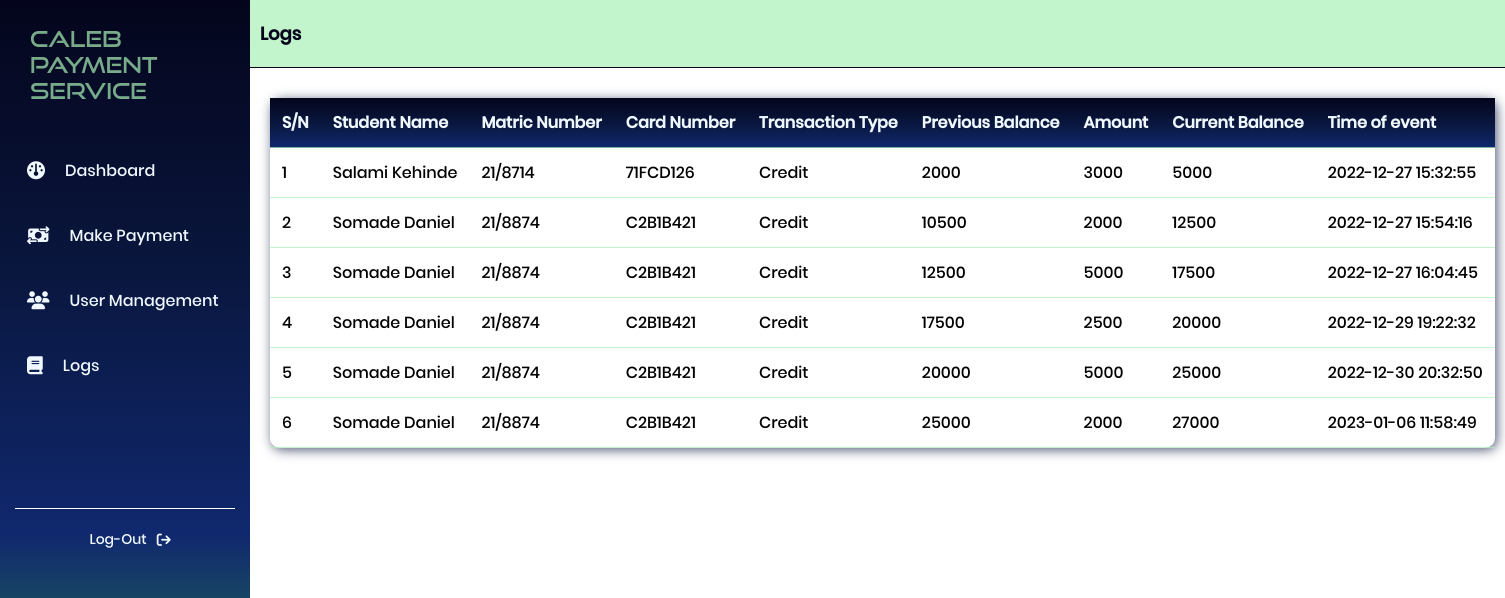
Screenshot of /Frontend/logs.php (signed in) with the database file from the repository.
### tables this page shows
CREATE TABLE `logs` (
  `log_id` int(11) NOT NULL,
  `card_number` varchar(15) NOT NULL,
  `transaction_type` int(2) NOT NULL,
  `amount` int(11) NOT NULL,
  `previous_balance` int(11) NOT NULL,
  `balance` int(11) NOT NULL,
  `time` timestamp NOT NULL DEFAULT current_timestamp() ON UPDATE current_timestamp()
);

CREATE TABLE `students_data` (
  `student_id` int(11) NOT NULL,
  `matric_number` varchar(8) NOT NULL,
  `name` varchar(50) NOT NULL,
  `card_number` varchar(20) NOT NULL,
  `balance` int(5) NOT NULL,
  `password` varchar(200) NOT NULL,
  `date_created` timestamp NOT NULL DEFAULT current_timestamp() ON UPDATE current_timestamp()
);

### Frontend/logs.php (the view, shortened to what this page needs)
<?php
if(isset($_SESSION['username'])){
?>
<!DOCTYPE html>
<html lang="en">
<head>
    <link rel="stylesheet" href="./styles/logs.css" />
</head>
<body>
    <div class="header">
        <div class="side-nav">
            <a href="#" class="logo">Caleb Payment Service</a>
            <ul class="nav-links">
                <li>
                    <a href="dashboard.php"><i class="fa-solid fa-gauge"></i>
                        <p>Dashboard</p>
                    </a>
                </li>
                <li>
                    <a href="funduser.php"><i class="fa-solid fa-money-bill-transfer"></i>
                        <p>Make Payment</p>
                    </a>
                </li>
                <li>
                    <a href="users.php"><i class="fa-solid fa-users"></i>
                        <p>User Management</p>
                    </a>
                </li>
                <li>
                    <a href="logs.php"><i class="fa-solid fa-book"></i>
                        <p>Logs</p>
                    </a>
                </li>
                <div class="logout">
                    <a href="../backend/process_logout.php">
                        <p>Log-Out</p>
                        <i class="fa-solid fa-arrow-right-from-bracket"></i>
                    </a>
                </div>
            </ul>
        </div>
        <div class="main">
            <div class="head">
                <h1>Logs</h1>
            </div>
            <div class="logtable">
                <table>
                    <tr id="header">
                        <th>S/N</th>
                        <th>Student Name</th>
                        <th>Matric Number</th>
                        <th>Card Number</th>
                        <th>Transaction Type</th>
                        <th>Previous Balance</th>
                        <th>Amount</th>
                        <th>Current Balance</th>
                        <th>Time of event</th>
                    </tr>
                    <?php
					include "../backend/db_conn.php";
					$fetch_logs = mysqli_query($conn, "SELECT t1.log_id, t1.card_number, t2.name, t2.matric_number, t1.transaction_type, t1.amount, t1.previous_balance, t1.balance, t1.time FROM `logs`as t1 LEFT JOIN students_data as t2 on t1.card_number = t2.card_number;");
					$sn = 1;
					while($res = mysqli_fetch_assoc($fetch_logs)){
					?>
                    <tr>
                        <td><?php echo $sn; ?></td>
                        <td><?php echo $res['name']; ?></td>
                        <td><?php echo $res['matric_number']; ?></td>
                        <td><?php echo $res['card_number']; ?></td>
                        <td><?php echo ($res['transaction_type'] == '0') ? "Credit" : "Debit" ; ?></td>
                        <td><?php echo $res['previous_balance']; ?></td>
                        <td><?php echo $res['amount']; ?></td>
                        <td><?php echo $res['balance']; ?></td>
                        <td><?php echo $res['time']; ?></td>
                    </tr>
                    <?php $sn ++; } ?>
                </table>
            </div>
        </div>
    </div>
</body>
</html>
<?php
}else{
	header("location: ./index.php");
}
?>

### Frontend/styles/logs.css (style rules this page uses)
* { margin: 0; padding: 0; box-sizing: border-box; font-family: "poppins", sans-serif; }
body { overflow-x: hidden; }
.header { width: 100%; height: 100vh; display: flex; position: relative; }
.logo { display: block; font-family: "goodtimes"; text-decoration: none; font-size: 22px; color: rgba(168, 241, 182, 0.7); margin-top: 0; padding-top: 5px; }
a { display: flex; align-items: center; text-decoration: none; color: aliceblue; padding: 20px 15px; }
.side-nav { width: 250px; height: 100%; background: linear-gradient(to top, #2c9c41, #10286e, #09163d, #04051c); position: fixed; top: 0; left: 0; padding: 20px 15px; }
.nav-links { padding-top: 15px; list-style: none; position: relative; }
.nav-links li { padding: 10px 0; }
.nav-links li a { display: flex; align-items: center; color: aliceblue; padding: 10px 12px; }
.nav-links li a i { font-size: 18px; margin-right: 20px; }
.logout { display: flex; justify-content: center; align-items: center; margin-top: 50%; border-top: 1px solid #fff; }
.logout a { font-size: 14px; }
.logout a p { padding: 0 10px; }
.main { width: 100%; margin-left: 220px; }
.main .head { padding: 20px 15px; background: rgba(168, 241, 182, 0.7); color: #04051c; border-bottom: 1px solid #04051c; }
.main .head h1 { padding-left: 25px; }
.head h1 { font-size: 18px; }
.logtable { padding: 30px 50px; }
table { border-collapse: collapse; white-space: nowrap; width: 100%; height: auto; box-shadow: 2px 2px 12px rgba(9, 22, 61, 0.7); border-radius: 10px; }
tr { transform: all 0.4s ease-in; }
th, td { padding: 12px; text-align: left; border-bottom: 1px solid rgba(168, 241, 182, 0.7); }
#header { background: linear-gradient(to top, #10286e, #09163d, #04051c); color: aliceblue; }

### rows the page displays
logs: students_data.name "Salami Kehinde", students_data.matric_number "21/8714", card_number "71FCD126", transaction_type "Credit", previous_balance "2000", amount "3000", balance "5000", time "2022-12-27 15:32:55"
logs: students_data.name "Somade Daniel", students_data.matric_number "21/8874", card_number "C2B1B421", transaction_type "Credit", previous_balance "10500", amount "2000", balance "12500", time "2022-12-27 15:54:16"
logs: students_data.name "Somade Daniel", students_data.matric_number "21/8874", card_number "C2B1B421", transaction_type "Credit", previous_balance "12500", amount "5000", balance "17500", time "2022-12-27 16:04:45"
logs: students_data.name "Somade Daniel", students_data.matric_number "21/8874", card_number "C2B1B421", transaction_type "Credit", previous_balance "17500", amount "2500", balance "20000", time "2022-12-29 19:22:32"
logs: students_data.name "Somade Daniel", students_data.matric_number "21/8874", card_number "C2B1B421", transaction_type "Credit", previous_balance "20000", amount "5000", balance "25000", time "2022-12-30 20:32:50"
logs: students_data.name "Somade Daniel", students_data.matric_number "21/8874", card_number "C2B1B421", transaction_type "Credit", previous_balance "25000", amount "2000", balance "27000", time "2023-01-06 11:58:49"
